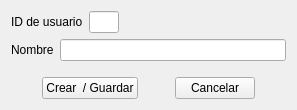
<?xml version="1.0" encoding="UTF-8"?>
<ui version="4.0">
 <class>UsuarioForm</class>
 <widget class="QWidget" name="UsuarioForm">
  <property name="geometry">
   <rect>
    <x>0</x>
    <y>0</y>
    <width>297</width>
    <height>110</height>
   </rect>
  </property>
  <property name="windowTitle">
   <string>Form</string>
  </property>
  <layout class="QVBoxLayout" name="verticalLayout">
   <item>
    <layout class="QHBoxLayout" name="horizontalLayout">
     <item>
      <widget class="QLabel" name="label_2">
       <property name="text">
        <string>ID de usuario</string>
       </property>
      </widget>
     </item>
     <item>
      <widget class="QLineEdit" name="txtIDUsuario">
       <property name="sizePolicy">
        <sizepolicy hsizetype="Fixed" vsizetype="Fixed">
         <horstretch>0</horstretch>
         <verstretch>0</verstretch>
        </sizepolicy>
       </property>
       <property name="maximumSize">
        <size>
         <width>30</width>
         <height>16777215</height>
        </size>
       </property>
       <property name="text">
        <string/>
       </property>
      </widget>
     </item>
     <item>
      <spacer name="horizontalSpacer_4">
       <property name="orientation">
        <enum>Qt::Orientation::Horizontal</enum>
       </property>
       <property name="sizeHint" stdset="0">
        <size>
         <width>40</width>
         <height>20</height>
        </size>
       </property>
      </spacer>
     </item>
    </layout>
   </item>
   <item>
    <layout class="QHBoxLayout" name="horizontalLayout_2">
     <item>
      <widget class="QLabel" name="label_3">
       <property name="text">
        <string>Nombre</string>
       </property>
      </widget>
     </item>
     <item>
      <widget class="QLineEdit" name="txtNombreUsuario"/>
     </item>
    </layout>
   </item>
   <item>
    <spacer name="verticalSpacer">
     <property name="orientation">
      <enum>Qt::Orientation::Vertical</enum>
     </property>
     <property name="sizeHint" stdset="0">
      <size>
       <width>20</width>
       <height>40</height>
      </size>
     </property>
    </spacer>
   </item>
   <item>
    <layout class="QHBoxLayout" name="horizontalLayout_3">
     <item>
      <spacer name="horizontalSpacer">
       <property name="orientation">
        <enum>Qt::Orientation::Horizontal</enum>
       </property>
       <property name="sizeHint" stdset="0">
        <size>
         <width>40</width>
         <height>20</height>
        </size>
       </property>
      </spacer>
     </item>
     <item>
      <widget class="QPushButton" name="btnAccionUsuario">
       <property name="text">
        <string>Crear  / Guardar</string>
       </property>
      </widget>
     </item>
     <item>
      <spacer name="horizontalSpacer_2">
       <property name="orientation">
        <enum>Qt::Orientation::Horizontal</enum>
       </property>
       <property name="sizeHint" stdset="0">
        <size>
         <width>40</width>
         <height>20</height>
        </size>
       </property>
      </spacer>
     </item>
     <item>
      <widget class="QPushButton" name="btnCancelarUsuario">
       <property name="text">
        <string>Cancelar</string>
       </property>
      </widget>
     </item>
     <item>
      <spacer name="horizontalSpacer_3">
       <property name="orientation">
        <enum>Qt::Orientation::Horizontal</enum>
       </property>
       <property name="sizeHint" stdset="0">
        <size>
         <width>40</width>
         <height>20</height>
        </size>
       </property>
      </spacer>
     </item>
    </layout>
   </item>
  </layout>
 </widget>
 <resources/>
 <connections/>
</ui>
